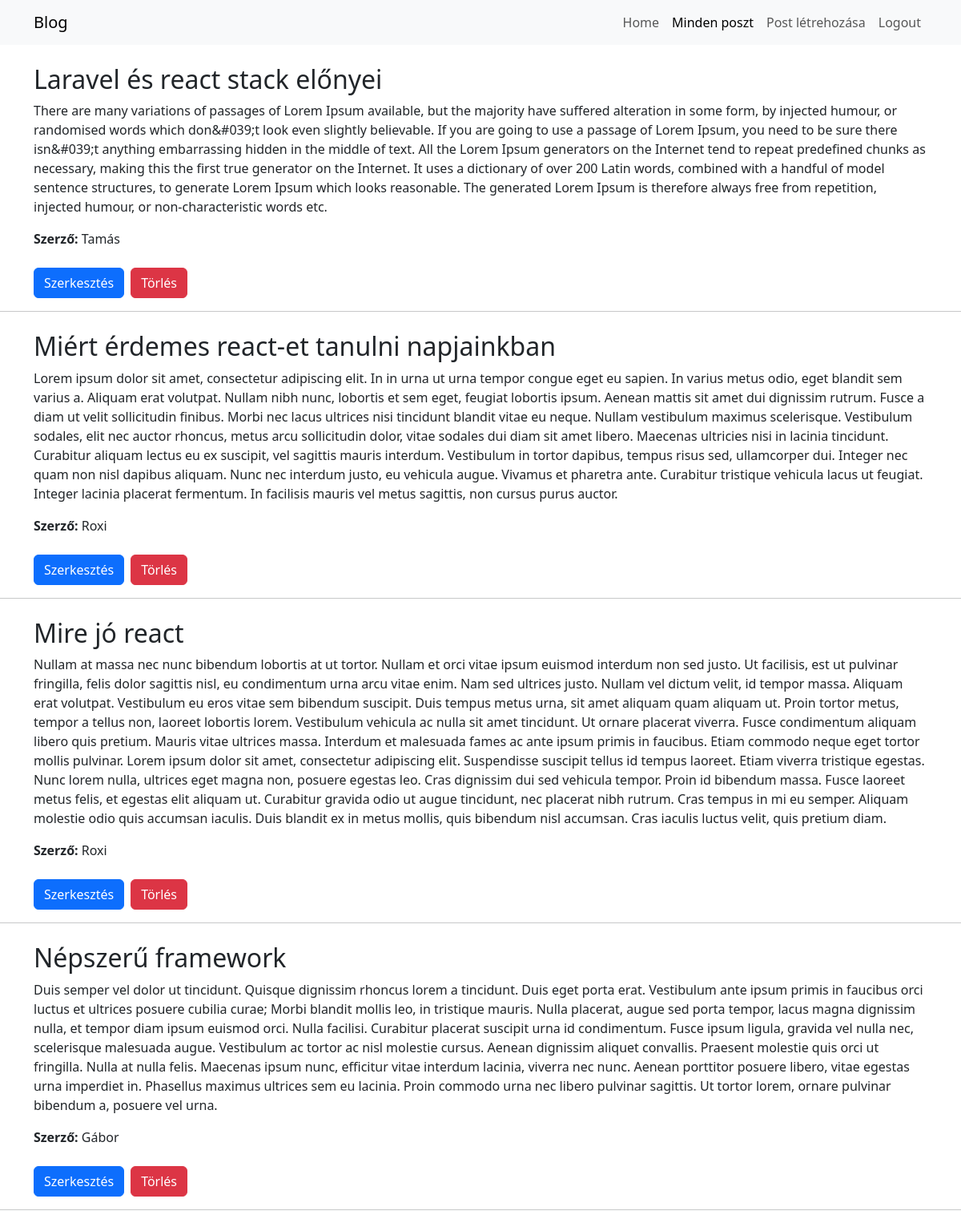
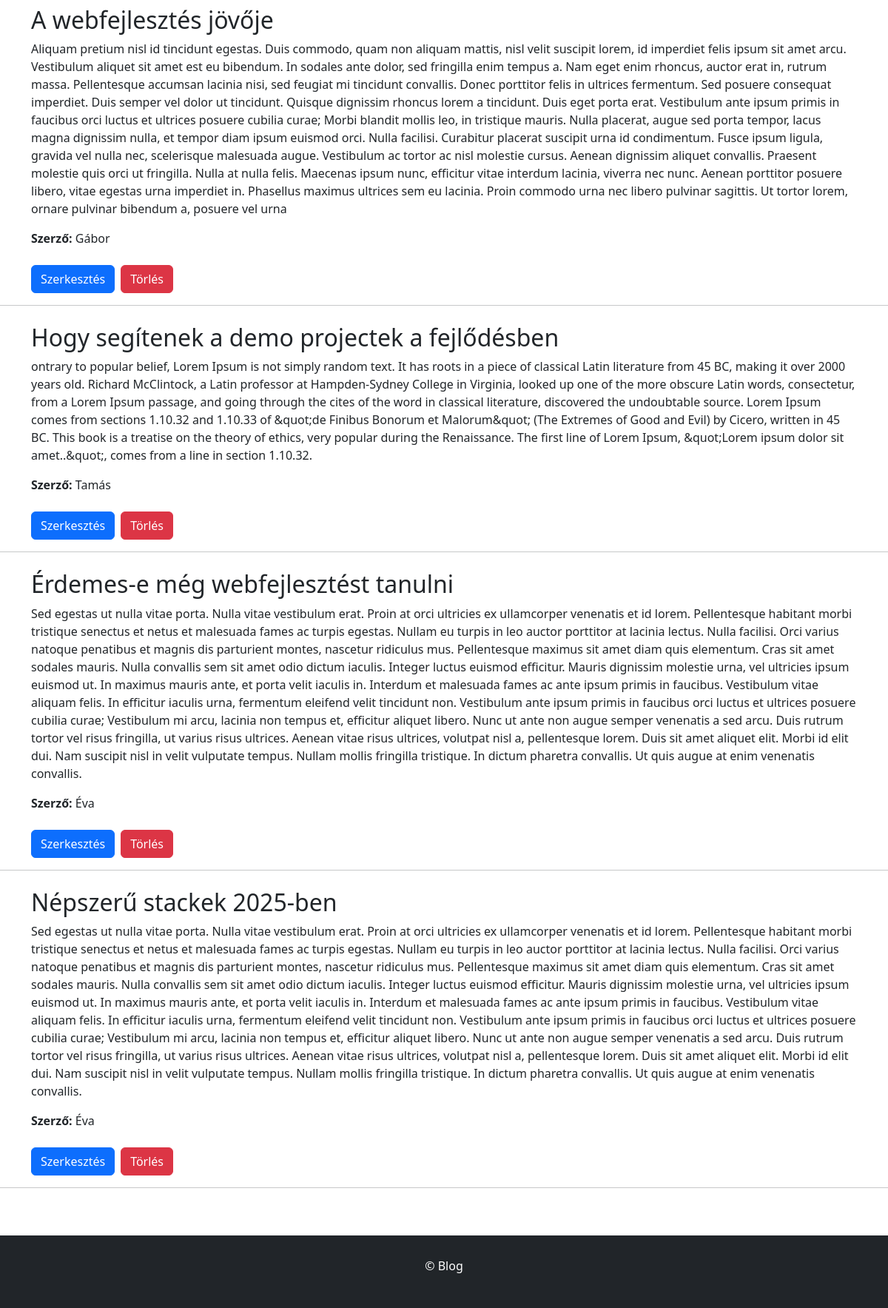
The app's page /my-posts.php (signed in) with its own data (2 pictures, top to bottom).
### tables this page shows
CREATE TABLE `posts` (
  `id` int(11) NOT NULL,
  `user_id` int(11) NOT NULL,
  `title` varchar(255) NOT NULL,
  `body` text NOT NULL,
  `created_at` timestamp NOT NULL DEFAULT current_timestamp(),
  `updated_at` timestamp NOT NULL DEFAULT current_timestamp() ON UPDATE current_timestamp()
);

CREATE TABLE `users` (
  `id` int(11) NOT NULL,
  `nev` varchar(255) NOT NULL,
  `email` varchar(255) NOT NULL,
  `password` varchar(255) NOT NULL,
  `created_at` timestamp NOT NULL DEFAULT current_timestamp(),
  `updated_at` timestamp NOT NULL DEFAULT current_timestamp() ON UPDATE current_timestamp(),
  `is_admin` tinyint(1) DEFAULT 0
);

### functions.php (called while the page is built, shortened)
<?php
function isLoggedIn()
{
    return isset($_SESSION['loggedin']) && $_SESSION['loggedin'] === true;
}
function getPostAndName($conn)
{
    return $conn->prepare("SELECT posts.*, users.nev FROM posts JOIN users ON posts.user_id = users.id");
}

### my-posts.php (the view, shortened to what this page needs)
<?php
require 'header.php';
require 'db_connection.php';
if (isLoggedIn() && isset($_SESSION['user_id'])) {
    $user_id = $_SESSION['user_id'];
    $stmt = $conn->prepare("SELECT is_admin FROM users WHERE id = ?");
    $stmt->bind_param("i", $user_id);
    $stmt->execute();
    $stmt->bind_result($is_admin);
    $stmt->fetch();
    if ($is_admin) {
        $stmt = getPostAndName($conn);
    } else {
        $stmt = $conn->prepare("SELECT posts.*, users.nev FROM posts JOIN users ON posts.user_id = users.id WHERE posts.user_id = ?");
        $stmt->bind_param("i", $user_id);
    }
    $stmt->execute();
    $result = $stmt->get_result();
    if ($result->num_rows === 0) {
        echo "<h3 class='container mt-4 text-center'>";
        echo "<p>Írd meg első posztodat!</p>";
        echo "</h3>";
    } else {
        while ($post = $result->fetch_assoc()) {
            echo "<div class='container mt-4'> ";
            echo "<h2>" . htmlspecialchars($post['title']) . "</h2>";
            echo "<p>" . htmlspecialchars($post['body']) . "</p>";
            echo "<p><strong>Szerző:</strong> " . htmlspecialchars($post['nev']) . "</p>";
            echo "</div>";
            echo "<div class='container mt-4'>";
            echo "<a href='edit-post.php?id=" . $post['id'] . "' class='btn btn-primary me-2'>Szerkesztés</a>";
            echo "<a href='delete-post.php?id=" . $post['id'] . "' class='btn btn-danger' onclick='return confirmDelete()'>Törlés</a>";
            echo "</div>";
            echo "<hr>";
        }
    }
} else {
    header('Location: login.php');
    exit;
}
require 'footer.php';

### style.css (style rules this page uses)
html, body { height: 100%; margin: 0; }

### records on screen
posts: title "Laravel és react stack előnyei", body "There are many variations of passages of Lorem Ipsum available, but the majority have suffered alteration in some form, by injected humour, or randomised words which don&#039;t look even slightly believable. If you are going to use a passage of Lorem Ipsum, you need to be sure there isn&#039;t anything embarrassing hidden in the middle of text. All the Lorem Ipsum generators on the Internet tend to repeat predefined chunks as necessary, making this the first true generator on the Internet. It uses a dictionary of over 200 Latin words, combined with a handful of model sentence structures, to generate Lorem Ipsum which looks reasonable. The generated Lorem Ipsum is therefore always free from…", user.nev "Tamás"
posts: title "Miért érdemes react-et tanulni napjainkban", body "Lorem ipsum dolor sit amet, consectetur adipiscing elit. In in urna ut urna tempor congue eget eu sapien. In varius metus odio, eget blandit sem varius a. Aliquam erat volutpat. Nullam nibh nunc, lobortis et sem eget, feugiat lobortis ipsum. Aenean mattis sit amet dui dignissim rutrum. Fusce a diam ut velit sollicitudin finibus. Morbi nec lacus ultrices nisi tincidunt blandit vitae eu neque. Nullam vestibulum maximus scelerisque. Vestibulum sodales, elit nec auctor rhoncus, metus arcu sollicitudin dolor, vitae sodales dui diam sit amet libero. Maecenas ultricies nisi in lacinia tincidunt. Curabitur aliquam lectus eu ex suscipit, vel sagittis mauris interdum. Vestibulum in tortor dapibus,…", user.nev "Roxi"
posts: title "Mire jó react", body "Nullam at massa nec nunc bibendum lobortis at ut tortor. Nullam et orci vitae ipsum euismod interdum non sed justo. Ut facilisis, est ut pulvinar fringilla, felis dolor sagittis nisl, eu condimentum urna arcu vitae enim. Nam sed ultrices justo. Nullam vel dictum velit, id tempor massa. Aliquam erat volutpat. Vestibulum eu eros vitae sem bibendum suscipit. Duis tempus metus urna, sit amet aliquam quam aliquam ut. Proin tortor metus, tempor a tellus non, laoreet lobortis lorem. Vestibulum vehicula ac nulla sit amet tincidunt. Ut ornare placerat viverra. Fusce condimentum aliquam libero quis pretium. Mauris vitae ultrices massa. Interdum et malesuada fames ac ante ipsum primis in faucibus.…", user.nev "Roxi"
posts: title "Népszerű framework", body "Duis semper vel dolor ut tincidunt. Quisque dignissim rhoncus lorem a tincidunt. Duis eget porta erat. Vestibulum ante ipsum primis in faucibus orci luctus et ultrices posuere cubilia curae; Morbi blandit mollis leo, in tristique mauris. Nulla placerat, augue sed porta tempor, lacus magna dignissim nulla, et tempor diam ipsum euismod orci. Nulla facilisi. Curabitur placerat suscipit urna id condimentum. Fusce ipsum ligula, gravida vel nulla nec, scelerisque malesuada augue. Vestibulum ac tortor ac nisl molestie cursus. Aenean dignissim aliquet convallis. Praesent molestie quis orci ut fringilla. Nulla at nulla felis. Maecenas ipsum nunc, efficitur vitae interdum lacinia, viverra nec nunc.…", user.nev "Gábor"
posts: title "A webfejlesztés jövője", body "Aliquam pretium nisl id tincidunt egestas. Duis commodo, quam non aliquam mattis, nisl velit suscipit lorem, id imperdiet felis ipsum sit amet arcu. Vestibulum aliquet sit amet est eu bibendum. In sodales ante dolor, sed fringilla enim tempus a. Nam eget enim rhoncus, auctor erat in, rutrum massa. Pellentesque accumsan lacinia nisi, sed feugiat mi tincidunt convallis. Donec porttitor felis in ultrices fermentum. Sed posuere consequat imperdiet. Duis semper vel dolor ut tincidunt. Quisque dignissim rhoncus lorem a tincidunt. Duis eget porta erat. Vestibulum ante ipsum primis in faucibus orci luctus et ultrices posuere cubilia curae; Morbi blandit mollis leo, in tristique mauris. Nulla…", user.nev "Gábor"
posts: title "Hogy segítenek a demo projectek a fejlődésben", body "ontrary to popular belief, Lorem Ipsum is not simply random text. It has roots in a piece of classical Latin literature from 45 BC, making it over 2000 years old. Richard McClintock, a Latin professor at Hampden-Sydney College in Virginia, looked up one of the more obscure Latin words, consectetur, from a Lorem Ipsum passage, and going through the cites of the word in classical literature, discovered the undoubtable source. Lorem Ipsum comes from sections 1.10.32 and 1.10.33 of &quot;de Finibus Bonorum et Malorum&quot; (The Extremes of Good and Evil) by Cicero, written in 45 BC. This book is a treatise on the theory of ethics, very popular during the Renaissance. The first line of Lorem…", user.nev "Tamás"
posts: title "Érdemes-e még webfejlesztést tanulni", body "Sed egestas ut nulla vitae porta. Nulla vitae vestibulum erat. Proin at orci ultricies ex ullamcorper venenatis et id lorem. Pellentesque habitant morbi tristique senectus et netus et malesuada fames ac turpis egestas. Nullam eu turpis in leo auctor porttitor at lacinia lectus. Nulla facilisi. Orci varius natoque penatibus et magnis dis parturient montes, nascetur ridiculus mus. Pellentesque maximus sit amet diam quis elementum. Cras sit amet sodales mauris. Nulla convallis sem sit amet odio dictum iaculis. Integer luctus euismod efficitur. Mauris dignissim molestie urna, vel ultricies ipsum euismod ut. In maximus mauris ante, et porta velit iaculis in. Interdum et malesuada fames ac ante…", user.nev "Éva"
posts: title "Népszerű stackek 2025-ben", body "Sed egestas ut nulla vitae porta. Nulla vitae vestibulum erat. Proin at orci ultricies ex ullamcorper venenatis et id lorem. Pellentesque habitant morbi tristique senectus et netus et malesuada fames ac turpis egestas. Nullam eu turpis in leo auctor porttitor at lacinia lectus. Nulla facilisi. Orci varius natoque penatibus et magnis dis parturient montes, nascetur ridiculus mus. Pellentesque maximus sit amet diam quis elementum. Cras sit amet sodales mauris. Nulla convallis sem sit amet odio dictum iaculis. Integer luctus euismod efficitur. Mauris dignissim molestie urna, vel ultricies ipsum euismod ut. In maximus mauris ante, et porta velit iaculis in. Interdum et malesuada fames ac ante…", user.nev "Éva"
